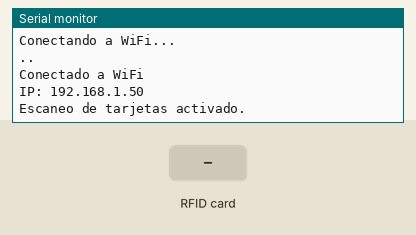
Simulated run of this sketch. Board: ESP32. On the bench: the last lines printed to the serial monitor. The test bench sets the inputs (shaded band). WiFi joins after 1.5 s; servers stay silent unless stated.

Above: at 3.2 s.
3.3 s: RFID card E3 33 88 18 held to the reader
At 4.0 s:
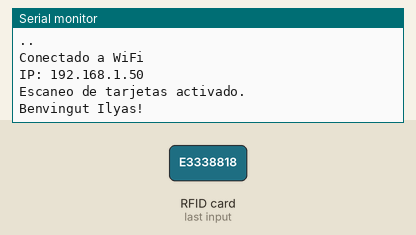
4.8 s: RFID card 73 BA E2 12 held to the reader
At 5.5 s:
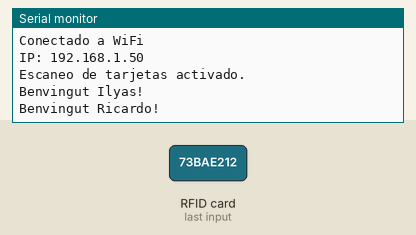
6.3 s: RFID card 5E 7A 19 C4 held to the reader
At 7.3 s:
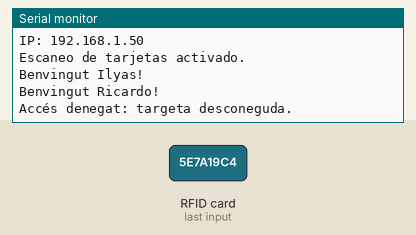

Measured:
- after the input at 3.3 s, the serial monitor: prints a new line at once (image 1)
- after the input at 4.8 s, the serial monitor: prints a new line at once (image 2)
- after the input at 6.3 s, the serial monitor: prints a new line at once (image 3)

The sketch:

WiFiClient-LAPTOP-4ITM4U0T.ino
```cpp
#include <SPI.h>
#include <MFRC522.h>
#include <WiFi.h>

// Configuración de pines para el lector RFID
#define SS_PIN 5
#define RST_PIN 0

// Credenciales Wi-Fi
const char* ssid = "Xiaomi11Lite5GNE";
const char* password = "Handiuns12";

// Instancias para RFID y Wi-Fi
MFRC522 rfid(SS_PIN, RST_PIN);

// Arrays para almacenar los NUIDs conocidos
byte nuidKnown1[4] = {0xE3, 0x33, 0x88, 0x18}; // NUID de la primera tarjeta
byte nuidKnown2[4] = {0x73, 0xBA, 0xE2, 0x12}; // NUID de la segunda tarjeta

// Función para inicializar Wi-Fi
void initWiFi() {
  WiFi.mode(WIFI_STA);
  WiFi.begin(ssid, password);

  Serial.println("Conectando a WiFi...");
  while (WiFi.status() != WL_CONNECTED) {
    Serial.print('.');
    delay(1000);
  }
  Serial.println("\nConectado a WiFi");
  Serial.print("IP: ");
  Serial.println(WiFi.localIP());
}

void setup() {
  Serial.begin(115200); // Velocidad del monitor serie
  SPI.begin(); // Inicializa el bus SPI

  // Inicializa el lector RFID y Wi-Fi
  rfid.PCD_Init();
  initWiFi();

  Serial.println("Escaneo de tarjetas activado.");
}

void loop() {
  // Revisa si hay una nueva tarjeta presente
  if (!rfid.PICC_IsNewCardPresent()) return;
  if (!rfid.PICC_ReadCardSerial()) return;

  // Variable para verificar si el NUID es conocido
  bool isKnown = false;

  // Comparar el NUID leído con los NUIDs conocidos
  if (memcmp(rfid.uid.uidByte, nuidKnown1, 4) == 0) {
    Serial.println("Benvingut Ilyas!");
    isKnown = true;
  } else if (memcmp(rfid.uid.uidByte, nuidKnown2, 4) == 0) {
    Serial.println("Benvingut Ricardo!");
    isKnown = true;
  }

  // Si el NUID no coincide con ningún NUID conocido
  if (!isKnown) {
    Serial.println("Accés denegat: targeta desconeguda.");
  }

  // Finalizar la comunicación con la tarjeta
  rfid.PICC_HaltA();
  rfid.PCD_StopCrypto1();
}
```
